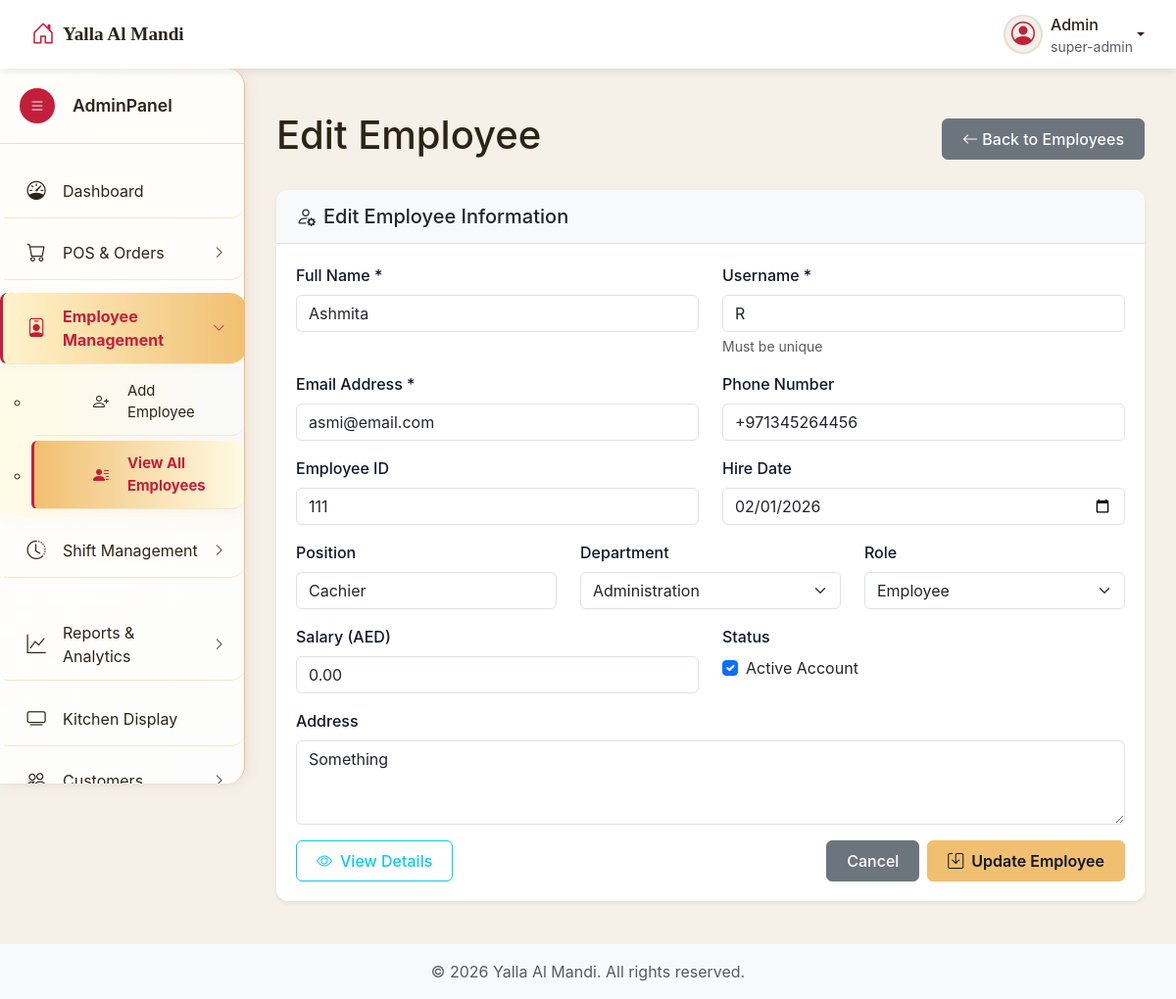
The app's page /admin/employees.php?source=edit_employee&id=14 (signed in) with its own data.
### tables this page shows
CREATE TABLE `users` (
  `id` int NOT NULL,
  `username` varchar(50) NOT NULL,
  `employee_id` varchar(50) DEFAULT NULL,
  `email` varchar(100) NOT NULL,
  `password_hash` varchar(255) NOT NULL,
  `full_name` varchar(100) DEFAULT NULL,
  `phone` varchar(20) DEFAULT NULL,
  `role` enum('customer','admin','super-admin','employee') DEFAULT 'customer',
  `is_active` tinyint(1) DEFAULT '1',
  `created_at` timestamp NOT NULL DEFAULT CURRENT_TIMESTAMP,
  `updated_at` timestamp NOT NULL DEFAULT CURRENT_TIMESTAMP ON UPDATE CURRENT_TIMESTAMP,
  `last_login` timestamp NULL DEFAULT NULL,
  `reset_token` varchar(255) DEFAULT NULL,
  `reset_token_expiry` timestamp NULL DEFAULT NULL,
  `address` text,
  `preferred_branch` int DEFAULT '1',
  `loyalty_points` int DEFAULT '0',
  `last_order_date` date DEFAULT NULL,
  `position` varchar(100) DEFAULT NULL,
  `department` varchar(100) DEFAULT NULL,
  `salary` decimal(10,2) DEFAULT '0.00',
  `hire_date` date DEFAULT NULL
);

### admin/includes/edit_employee.php (the view, shortened to what this page needs)
<?php
$employee_id = (int)$_GET['id'];
$stmt = $connection->prepare("SELECT * FROM users WHERE id = ? AND role IN ('employee', 'admin', 'super-admin')");
$stmt->bind_param("i", $employee_id);
$stmt->execute();
$result = $stmt->get_result();
$employee = $result->fetch_assoc();
?>
<div class="main-content">
    <div class="container-fluid">
        <div class="d-flex justify-content-between align-items-center mb-4">
            <h1 class="page-title">Edit Employee</h1>
            <a href="employees.php" class="btn btn-secondary">
                <i class="bi bi-arrow-left"></i> Back to Employees
            </a>
        </div>
        <div class="card shadow-sm">
            <div class="card-header">
                <h5 class="mb-0"><i class="bi bi-person-gear me-2"></i>Edit Employee Information</h5>
            </div>
            <div class="card-body">
                <form method="POST" action="">
                    <div class="row">
                        <div class="col-md-6">
                            <div class="mb-3">
                                <label for="full_name" class="form-label">Full Name *</label>
                                <input type="text" class="form-control" id="full_name" name="full_name"
                                       value="<?php echo htmlspecialchars($employee['full_name']); ?>" required>
                            </div>
                        </div>
                        <div class="col-md-6">
                            <div class="mb-3">
                                <label for="username" class="form-label">Username *</label>
                                <input type="text" class="form-control" id="username" name="username"
                                       value="<?php echo htmlspecialchars($employee['username']); ?>" required>
                                <div class="form-text">Must be unique</div>
                            </div>
                        </div>
                    </div>
                    <div class="row">
                        <div class="col-md-6">
                            <div class="mb-3">
                                <label for="email" class="form-label">Email Address *</label>
                                <input type="email" class="form-control" id="email" name="email"
                                       value="<?php echo htmlspecialchars($employee['email']); ?>" required>
                            </div>
                        </div>
                        <div class="col-md-6">
                            <div class="mb-3">
                                <label for="phone" class="form-label">Phone Number</label>
                                <input type="tel" class="form-control" id="phone" name="phone"
                                       value="<?php echo htmlspecialchars($employee['phone'] ?? ''); ?>">
                            </div>
                        </div>
                    </div>
                    <div class="row">
                        <div class="col-md-6">
                            <div class="mb-3">
                                <label for="employee_id" class="form-label">Employee ID</label>
                                <input type="text" class="form-control" id="employee_id" name="employee_id"
                                       value="<?php echo htmlspecialchars($employee['employee_id'] ?? ''); ?>">
                            </div>
                        </div>
                        <div class="col-md-6">
                            <div class="mb-3">
                                <label for="hire_date" class="form-label">Hire Date</label>
                                <input type="date" class="form-control" id="hire_date" name="hire_date"
                                       value="<?php echo htmlspecialchars($employee['hire_date'] ?? date('Y-m-d')); ?>">
                            </div>
                        </div>
                    </div>
                    <div class="row">
                        <div class="col-md-4">
                            <div class="mb-3">
                                <label for="position" class="form-label">Position</label>
                                <input type="text" class="form-control" id="position" name="position"
                                       value="<?php echo htmlspecialchars($employee['position'] ?? ''); ?>">
                            </div>
                        </div>
                        <div class="col-md-4">
                            <div class="mb-3">
                                <label for="department" class="form-label">Department</label>
                                <select class="form-select" id="department" name="department">
                                    <option value="Administration" <?php echo ($employee['department'] ?? '') == 'Administration' ? 'selected' : ''; ?>>Administration</option>
                                </select>
                            </div>
                        </div>
                        <div class="col-md-4">
                            <div class="mb-3">
                                <label for="role" class="form-label">Role</label>
                                <select class="form-select" id="role" name="role">
                                    <option value="employee" <?php echo ($employee['role'] ?? '') == 'employee' ? 'selected' : ''; ?>>Employee</option>
                                </select>
                            </div>
                        </div>
                    </div>
                    <div class="row">
                        <div class="col-md-6">
                            <div class="mb-3">
                                <label for="salary" class="form-label">Salary (AED)</label>
                                <input type="number" class="form-control" id="salary" name="salary"
                                       value="<?php echo $employee['salary'] ?? 0; ?>" min="0" step="0.01">
                            </div>
                        </div>
                        <div class="col-md-6">
                            <div class="mb-3">
                                <label class="form-label">Status</label>
                                <div class="form-check">
                                    <input class="form-check-input" type="checkbox" id="is_active" name="is_active" value="1"
                                           <?php echo $employee['is_active'] ? 'checked' : ''; ?>>
                                    <label class="form-check-label" for="is_active">
                                        Active Account
                                    </label>
                                </div>
                            </div>
                        </div>
                    </div>
                    <div class="mb-3">
                        <label for="address" class="form-label">Address</label>
                        <textarea class="form-control" id="address" name="address" rows="3"><?php echo htmlspecialchars($employee['address'] ?? ''); ?></textarea>
                    </div>
                    <div class="d-flex justify-content-between align-items-center">
                        <div>
                            <a href="employees.php?source=view_employee&id=<?php echo $employee_id; ?>"
                               class="btn btn-outline-info">
                                <i class="bi bi-eye me-2"></i>View Details
                            </a>
                        </div>
                        <div class="d-flex gap-2">
                            <a href="employees.php" class="btn btn-secondary">Cancel</a>
                            <button type="submit" class="btn btn-primary">
                                <i class="bi bi-save me-2"></i>Update Employee
                            </button>
                        </div>
                    </div>
                </form>
            </div>
        </div>
    </div>
</div>

### admin/resources/css/admin-style.css (style rules this page uses)
body { font-family: 'Inter', 'Segoe UI', sans-serif; background-color: var(--color-beige); color: var(--color-dark-brown); overflow-x: hidden; padding-top: var(--top-nav-height); }
.main-content { margin-left: var(--sidebar-width); padding: 20px; transition: margin-left 0.3s ease; min-height: calc(100vh - var(--top-nav-height)); }
.card { border: none; border-radius: 10px; box-shadow: 0 5px 15px rgba(0, 0, 0, 0.08); transition: all 0.3s ease; }
.card-header { position: relative; left: 0; background-color: var(--color-white); border-bottom: 1px solid var(--color-sand); padding: 15px 20px; font-weight: 600; }
.card-body { padding: 20px; }
.btn { border-radius: 6px; font-weight: 500; padding: 8px 20px; transition: all 0.3s ease; }
.btn-primary { background-color: var(--color-red); border-color: var(--color-red); }
.form-label { font-weight: 500; color: #0f172a; margin-bottom: 0.5rem; }
.card { border: none; border-radius: 12px; }
.card-header { background-color: #f8f9fa; border-bottom: 1px solid #dee2e6; border-radius: 12px 12px 0 0 !important; }
.btn-primary { background: #f1bf70; border-color: #f1bf70; color: #0f172a; font-weight: 600; }

### admin/includes/header.php (style rules this page uses)
:root { --color-red: #c41e3a; --color-red-light: #e84c4c; --color-beige: #f5f1e8; --color-sand: #e6dfd3; --color-dark-brown: #2c2416; --color-soft-black: #1a1a1a; --color-olive: #8a8635; --color-copper: #b87333; --color-white: #ffffff; --color-light-gray: #f8f9fa; --sidebar-width: 250px; --sidebar-collapsed-width: 70px; --top-nav-height: 70px; }

### records on screen
users: full_name "Ashmita", username "R", email "asmi@email.com", phone "+971345264456", employee_id "111", hire_date "02/01/2026", position "Cachier", department "Administration", role "Employee", salary "0.00", is_active "☑", address "Something"

### other values on screen
$current_user['username'] "Admin"
$_SESSION['role'] "super-admin"
